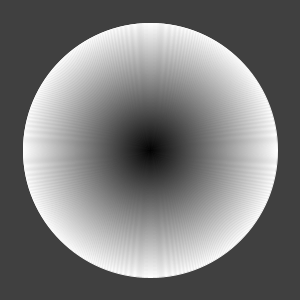
Frame 1 (no input)
Frame 60 (the mouse pressed at the canvas centre just before this capture): identical to frame 1, image omitted
Frame 120 (the mouse held since frame 60 and released just before this capture): identical to frame 1, image omitted

The Processing sketch that drew this single still picture (run headless with seeded random() and noise(); from frame 60 on, the mouse is pressed at the canvas centre):

// Processing sketch: processing_7558
// ── processing_7558.pde

// Keith O'Hara <kohara@bard.edu>
// Feb 10 2010
// CMSC 117

void setup()
{
  size(300, 300);
  smooth();
  noFill();
}

void draw()
{
  background(64);
  for (int i = 0; i < 255; i = i + 1)
  {
    stroke(i);
    ellipse(width/2, height/2, i, i);
  }
}
